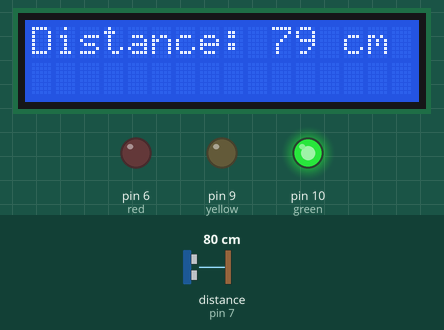
Bench run of a sketch on a simulated Arduino Uno, built with avr-gcc and run on an emulated ATmega328P. On the bench: 16×2 character LCD, output pins drawn as LEDs (lit = HIGH). Wiring (inferred from the names in the program): ultrasonic range finder: trigger pin 8; echo pin 7. Inputs (shaded band) come from the test bench; at power-on: distance to the obstacle (sensor on pin 7) 80 cm. The echo pulse lasts 58.3 µs per cm; pins used as bus, display or sensor lines are not drawn; what the sketch prints to the serial monitor is not drawn.

Above: at 1.2 s.
1.3 s: distance to the obstacle (sensor on pin 7) set to 47 cm
At 1.8 s:
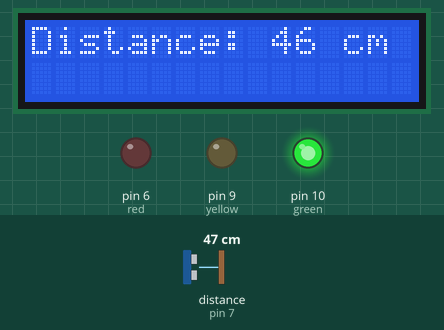
2.9 s: distance to the obstacle (sensor on pin 7) set to 36 cm
At 4.0 s:
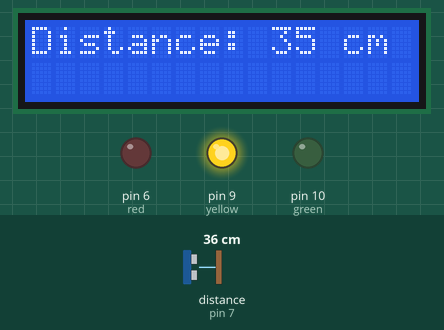
4.5 s: distance to the obstacle (sensor on pin 7) set to 24 cm
At 5.8 s:
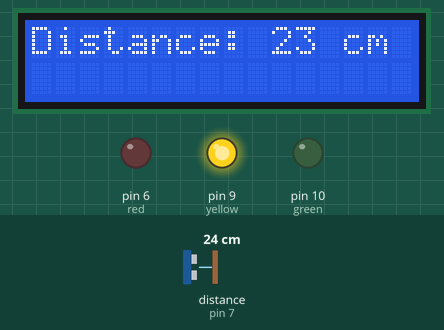
6.1 s: distance to the obstacle (sensor on pin 7) set to 19 cm
At 6.4 s:
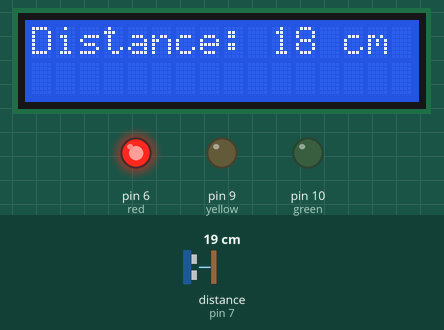
Timing chart, 0 to 8.6 s (numbered marks = the images above; inputs shaded):
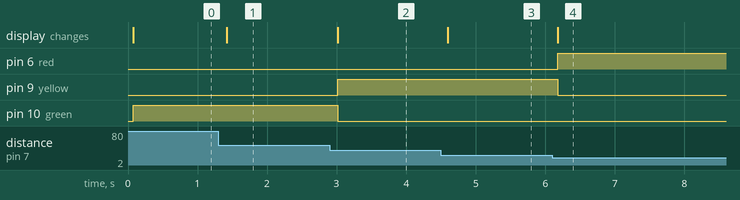

Measured:
- the behaviour switches between 42 and 41 cm on distance to the obstacle (sensor on pin 7) (found by bisection; images 1 and 2)
- the behaviour switches between 22 and 21 cm on distance to the obstacle (sensor on pin 7) (found by bisection; images 3 and 4)
- after the input at 1.3 s, the display: changes after 0.12 s (image 1)
- after the input at 2.9 s, pin 9 (yellow): LOW → HIGH after 0.11 s; pin 10 (green): HIGH → LOW after 0.11 s; the display: changes after 0.11 s (image 2)
- after the input at 4.5 s, the display: changes after 0.10 s (image 3)
- after the input at 6.1 s, pin 6 (red): LOW → HIGH after 0.08 s; pin 9 (yellow): HIGH → LOW after 0.08 s; the display: changes after 0.08 s (image 4)

The sketch:

Arduino_project_code.ino
```cpp
#include <LiquidCrystal.h>

// Pin definitions
const int trigPin = 8;
const int echoPin = 7;
const int red = 6;
const int green = 10;
const int yellow = 9;

// other variables
long time;
long distance;

//Creating an LCD object
LiquidCrystal lcd(12, 11, 5, 4, 3, 2);

void setup() {
  // Pin modes are setting
  pinMode(trigPin, OUTPUT);
  pinMode(echoPin, INPUT);
  pinMode(red, OUTPUT);
  pinMode(yellow, OUTPUT);
  pinMode(green, OUTPUT);

  // LCD starting
  lcd.begin(16, 2);

  // Starting serial communication
  Serial.begin(9600);
}

void loop() {
  // distance measurement
  digitalWrite(trigPin, LOW);
  delayMicroseconds(2);
  digitalWrite(trigPin, HIGH);
  delayMicroseconds(10);
  digitalWrite(trigPin, LOW);

  time = pulseIn(echoPin, HIGH);
  distance = (time / 2) * 0.0343;

  //Printing distance to LCD and serial monitor
  writeDistance(distance);

  // Checking LEDs
  controlLED(distance);

delay(125);
}

void writeDistance(long distance) {
  lcd.clear();
  lcd.setCursor(0, 0);
  lcd.print("Distance: ");
  lcd.print(distance);
  lcd.print(" cm");


  Serial.print("Distance: ");
  Serial.print(distance);
  Serial.println(" cm");

}
void controlLED(long distance) {
  if (distance > 0 && distance <= 20) {
    analogWrite(red, 255);
    analogWrite(green, 0);
    analogWrite(yellow, 0);
  } else if (distance > 20 && distance <= 40) {
    analogWrite(red, 0);
    analogWrite(green, 0);
    analogWrite(yellow, 255);
  } else {
    analogWrite(red, 0);
    analogWrite(green, 255);
    analogWrite(yellow, 0);
  }
}
```
